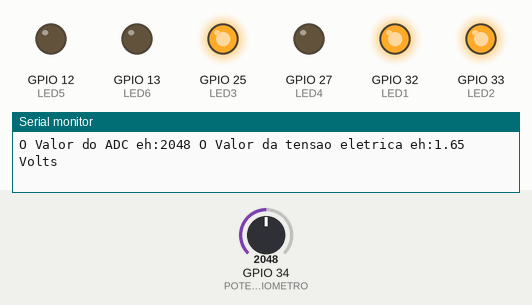
The sketch below on a simulated ESP32. Parts: output pins drawn as LEDs (lit = HIGH), the last lines printed to the serial monitor. The test bench sets the inputs (shaded band); at power-on: GPIO 34 (POTENCIOMETRO) = 2048.

Above: at 1.2 s.
1.3 s: GPIO 34 (POTENCIOMETRO) set to 2443
2.8 s: GPIO 34 (POTENCIOMETRO) set to 2531
At 3.2 s:
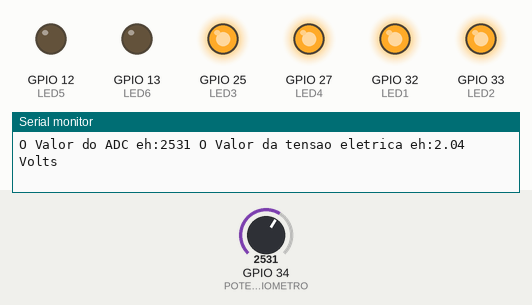
4.3 s: GPIO 34 (POTENCIOMETRO) set to 3073
5.8 s: GPIO 34 (POTENCIOMETRO) set to 3165
At 7.0 s:
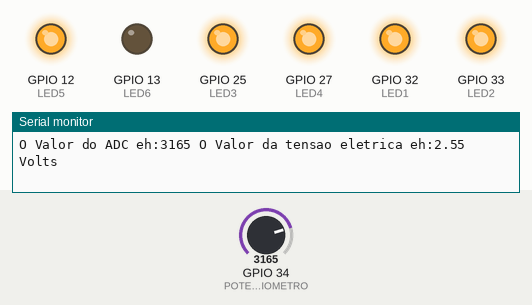
7.3 s: GPIO 34 (POTENCIOMETRO) set to 3683
8.8 s: GPIO 34 (POTENCIOMETRO) set to 3785
At 10.1 s:
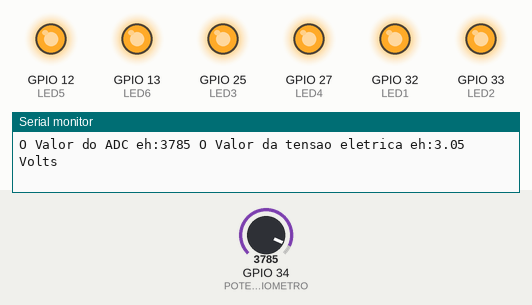
Timing chart, 0 to 11.3 s (numbered marks = the images above; inputs shaded):
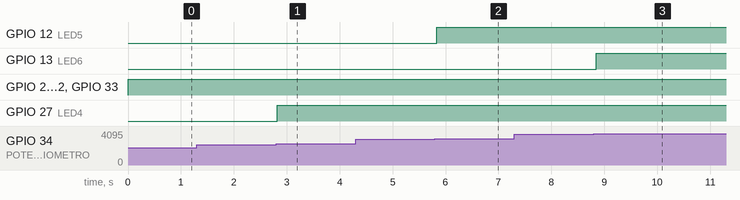

The sketch:

Entrada_Analogica.ino
```cpp
//... Livro IoT na Prática - PROGRAMA 3 - Leitura de Entradas Analógicas ...//

//............. BLOCO 1 - NOMEAR PINOS USADOS NO PROJETO .............//

int POTENCIOMETRO = 34;  // Seleciona o nome POTENCIOMETRO para o GPIO 34 do ESP32
int Leitura_POT = 0;     // Variável que irá salvar o valor obtido da conversão ADC
float tensao = 0;        // Variável que irá armazenar o valor calculado da tensão elétrica

int LED1 = 32;          // Seleciona o nome LED1 para o GPIO 32 do ESP32
int LED2 = 33;          // Seleciona o nome LED1 para o GPIO 33 do ESP32
int LED3 = 25;          // Seleciona o nome LED1 para o GPIO 25 do ESP32
int LED4 = 27;          // Seleciona o nome LED1 para o GPIO 27 do ESP32
int LED5 = 12;          // Seleciona o nome LED1 para o GPIO 12 do ESP32
int LED6 = 13;          // Seleciona o nome LED1 para o GPIO 13 do ESP32

//............. BLOCO 2 - CONFIGURAR PINOS USADOS NO PROJETO .............//
void setup()
{
  pinMode(POTENCIOMETRO,INPUT);   // Configura o GPIO 34 do ESP32 como entrada
  pinMode(LED1, OUTPUT);          // Configura o GPIO 32 do ESP32 como saída
  pinMode(LED2, OUTPUT);          // Configura o GPIO 33 do ESP32 como saída
  pinMode(LED3, OUTPUT);          // Configura o GPIO 25 do ESP32 como saída
  pinMode(LED4, OUTPUT);          // Configura o GPIO 27 do ESP32 como saída
  pinMode(LED5, OUTPUT);          // Configura o GPIO 12 do ESP32 como saída
  pinMode(LED6, OUTPUT);          // Configura o GPIO 13 do ESP32 como saída
  Serial.begin(115200);
}
//......... BLOCO 3 - REPETIÇÃO DAS TAREFAS USADAS NO PROJETO ...........//
void loop()
{
  Leitura_POT = analogRead(POTENCIOMETRO);
  Serial.print("O Valor do ADC eh:");
  Serial.print(Leitura_POT);

  tensao = (Leitura_POT * 3.3) / 4095;

  Serial.print(" O Valor da tensao eletrica eh:");
  Serial.print(tensao);
  Serial.println(" Volts");

  if(tensao < 0.5)
  {
    digitalWrite(LED1,LOW);
    digitalWrite(LED2,LOW);
    digitalWrite(LED3,LOW);
    digitalWrite(LED4,LOW);
    digitalWrite(LED5,LOW);
    digitalWrite(LED6,LOW);
  }
  else if(tensao > 0.5 && tensao < 1.0)
  {
    digitalWrite(LED1,HIGH);
    digitalWrite(LED2,LOW);
    digitalWrite(LED3,LOW);
    digitalWrite(LED4,LOW);
    digitalWrite(LED5,LOW);
    digitalWrite(LED6,LOW);
  }
  else if(tensao > 1.0 && tensao < 1.5)
  {
    digitalWrite(LED1,HIGH);
    digitalWrite(LED2,HIGH);
    digitalWrite(LED3,LOW);
    digitalWrite(LED4,LOW);
    digitalWrite(LED5,LOW);
    digitalWrite(LED6,LOW);
  }
  else if(tensao > 1.5 && tensao < 2.0)
  {
    digitalWrite(LED1,HIGH);
    digitalWrite(LED2,HIGH);
    digitalWrite(LED3,HIGH);
    digitalWrite(LED4,LOW);
    digitalWrite(LED5,LOW);
    digitalWrite(LED6,LOW);
  }
  else if(tensao > 2.0 && tensao < 2.5)
  {
    digitalWrite(LED1,HIGH);
    digitalWrite(LED2,HIGH);
    digitalWrite(LED3,HIGH);
    digitalWrite(LED4,HIGH);
    digitalWrite(LED5,LOW);
    digitalWrite(LED6,LOW);
  }
  else if(tensao > 2.5 && tensao < 3.0)
  {
    digitalWrite(LED1,HIGH);
    digitalWrite(LED2,HIGH);
    digitalWrite(LED3,HIGH);
    digitalWrite(LED4,HIGH);
    digitalWrite(LED5,HIGH);
    digitalWrite(LED6,LOW);
  }
  else if(tensao > 3.0)
  {
    digitalWrite(LED1,HIGH);
    digitalWrite(LED2,HIGH);
    digitalWrite(LED3,HIGH);
    digitalWrite(LED4,HIGH);
    digitalWrite(LED5,HIGH);
    digitalWrite(LED6,HIGH);
  }
  delay(100);

}
```

Measured:
- the behaviour switches between 2481 and 2482 on GPIO 34 (POTENCIOMETRO) (found by bisection; images 0 and 1)
- the behaviour switches between 3102 and 3103 on GPIO 34 (POTENCIOMETRO) (found by bisection; images 1 and 2)
- the behaviour switches between 3722 and 3723 on GPIO 34 (POTENCIOMETRO) (found by bisection; images 2 and 3)
- after the input at 2.8 s, GPIO 27 (LED4): LOW → HIGH at once
- after the input at 5.8 s, GPIO 12 (LED5): LOW → HIGH at once
- after the input at 8.8 s, GPIO 13 (LED6): LOW → HIGH after 0.05 s
